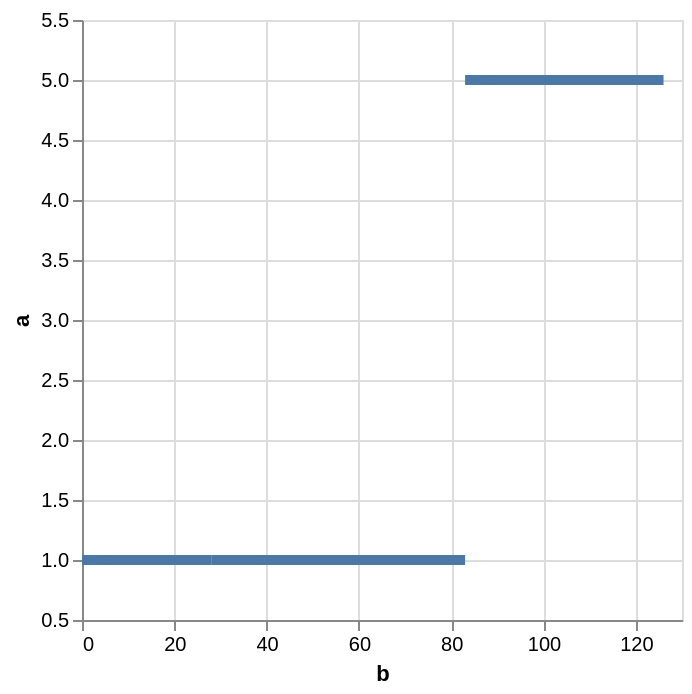

Vega-Lite specification stored for this chart:
### Vega specification from a JSON file in a GitHub repository (floating-point values rounded to 4 significant figures)
{"$schema": "https://vega.github.io/schema/vega/v6.json", "description": "A simple bar chart with embedded data.", "background": "white", "padding": 5, "width": 300, "height": 300, "style": "cell", "data": [{"name": "source_0", "values": [{"a": 1, "b": 28}, {"a": 1, "b": 55}, {"a": 5, "b": 43}]}, {"name": "data_0", "source": "source_0", "transform": [{"type": "stack", "groupby": [], "field": "b", "sort": {"field": [], "order": []}, "as": ["b_start", "b_end"], "offset": "zero"}, {"type": "filter", "expr": "isValid(datum[\"b\"]) && isFinite(+datum[\"b\"]) && isValid(datum[\"a\"]) && isFinite(+datum[\"a\"])"}]}], "marks": [{"name": "marks", "type": "rect", "style": ["bar"], "from": {"data": "data_0"}, "encode": {"update": {"fill": {"value": "#4c78a8"}, "ariaRoleDescription": {"value": "bar"}, "description": {"signal": "\"b: \" + (format(datum[\"b\"], \"\")) + \"; a: \" + (format(datum[\"a\"], \"\"))"}, "x": {"scale": "x", "field": "b_end"}, "x2": {"scale": "x", "field": "b_start"}, "yc": {"scale": "y", "field": "a"}, "height": {"value": 5}}}}], "scales": [{"name": "x", "type": "linear", "domain": {"data": "data_0", "fields": ["b_start", "b_end"]}, "range": [0, {"signal": "width"}], "nice": true, "zero": true}, {"name": "y", "type": "linear", "domain": {"data": "data_0", "field": "a"}, "range": [{"signal": "height"}, 0], "nice": true, "zero": false, "padding": 5}], "axes": [{"scale": "x", "orient": "bottom", "gridScale": "y", "grid": true, "tickCount": {"signal": "ceil(width/40)"}, "domain": false, "labels": false, "aria": false, "maxExtent": 0, "minExtent": 0, "ticks": false, "zindex": 0}, {"scale": "y", "orient": "left", "gridScale": "x", "grid": true, "tickCount": {"signal": "ceil(height/40)"}, "domain": false, "labels": false, "aria": false, "maxExtent": 0, "minExtent": 0, "ticks": false, "zindex": 0}, {"scale": "x", "orient": "bottom", "grid": false, "title": "b", "labelFlush": true, "labelOverlap": true, "tickCount": {"signal": "ceil(width/40)"}, "zindex": 0}, {"scale": "y", "orient": "left", "grid": false, "title": "a", "labelAngle": 0, "labelAlign": "right", "labelOverlap": true, "tickCount": {"signal": "ceil(height/40)"}, "zindex": 0}]}
